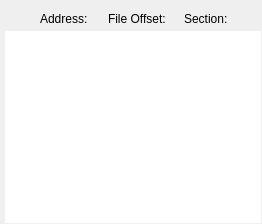
             <widget class="QWidget" name="disTab">
              <property name="styleSheet">
               <string notr="true">border: none;
</string>
              </property>
              <attribute name="icon">
               <iconset resource="resources.qrc">
                <normaloff>:/icons/ic_low_priority_black_24px.svg</normaloff>:/icons/ic_low_priority_black_24px.svg</iconset>
              </attribute>
              <attribute name="title">
               <string>Disassembly</string>
              </attribute>
              <layout class="QGridLayout" name="gridLayout">
               <property name="leftMargin">
                <number>5</number>
               </property>
               <property name="topMargin">
                <number>10</number>
               </property>
               <property name="rightMargin">
                <number>1</number>
               </property>
               <property name="bottomMargin">
                <number>1</number>
               </property>
               <property name="spacing">
                <number>1</number>
               </property>
               <item row="2" column="0">
                <layout class="QHBoxLayout" name="horizontalLayout_2">
                 <property name="spacing">
                  <number>5</number>
                 </property>
                 <property name="leftMargin">
                  <number>20</number>
                 </property>
                 <property name="topMargin">
                  <number>0</number>
                 </property>
                 <property name="rightMargin">
                  <number>20</number>
                 </property>
                 <property name="bottomMargin">
                  <number>2</number>
                 </property>
                 <item>
                  <widget class="QLabel" name="functionLabel">
                   <property name="maximumSize">
                    <size>
                     <width>600</width>
                     <height>16777215</height>
                    </size>
                   </property>
                   <property name="font">
                    <font>
                     <family>Monospace</family>
                     <pointsize>12</pointsize>
                     <weight>75</weight>
                     <bold>true</bold>
                    </font>
                   </property>
                   <property name="text">
                    <string/>
                   </property>
                   <property name="alignment">
                    <set>Qt::AlignLeading|Qt::AlignLeft|Qt::AlignVCenter</set>
                   </property>
                   <property name="textInteractionFlags">
                    <set>Qt::LinksAccessibleByMouse|Qt::TextSelectableByMouse</set>
                   </property>
                  </widget>
                 </item>
                 <item>
                  <widget class="QLabel" name="addressLabel">
                   <property name="sizePolicy">
                    <sizepolicy hsizetype="Fixed" vsizetype="Preferred">
                     <horstretch>0</horstretch>
                     <verstretch>0</verstretch>
                    </sizepolicy>
                   </property>
                   <property name="text">
                    <string>Address:</string>
                   </property>
                  </widget>
                 </item>
                 <item>
                  <widget class="QLabel" name="addressValueLabel">
                   <property name="maximumSize">
                    <size>
                     <width>16777215</width>
                     <height>16777215</height>
                    </size>
                   </property>
                   <property name="font">
                    <font>
                     <family>Monospace</family>
                     <pointsize>12</pointsize>
                     <weight>75</weight>
                     <bold>true</bold>
                    </font>
                   </property>
                   <property name="styleSheet">
                    <string notr="true"/>
                   </property>
                   <property name="text">
                    <string/>
                   </property>
                   <property name="textInteractionFlags">
                    <set>Qt::LinksAccessibleByMouse|Qt::TextSelectableByMouse</set>
                   </property>
                  </widget>
                 </item>
                 <item>
                  <widget class="QLabel" name="fileOffsetLabel">
                   <property name="sizePolicy">
                    <sizepolicy hsizetype="Fixed" vsizetype="Preferred">
                     <horstretch>0</horstretch>
                     <verstretch>0</verstretch>
                    </sizepolicy>
                   </property>
                   <property name="text">
                    <string>File Offset:</string>
                   </property>
                  </widget>
                 </item>
                 <item>
                  <widget class="QLabel" name="fileOffsetValueLabel">
                   <property name="maximumSize">
                    <size>
                     <width>100</width>
                     <height>16777215</height>
                    </size>
                   </property>
                   <property name="text">
                    <string/>
                   </property>
                   <property name="textInteractionFlags">
                    <set>Qt::LinksAccessibleByMouse|Qt::TextSelectableByMouse</set>
                   </property>
                  </widget>
                 </item>
                 <item>
                  <widget class="QLabel" name="sectionLabel">
                   <property name="sizePolicy">
                    <sizepolicy hsizetype="Fixed" vsizetype="Preferred">
                     <horstretch>0</horstretch>
                     <verstretch>0</verstretch>
                    </sizepolicy>
                   </property>
                   <property name="text">
                    <string>Section:</string>
                   </property>
                  </widget>
                 </item>
                 <item>
                  <widget class="QLabel" name="sectionValueLabel">
                   <property name="text">
                    <string/>
                   </property>
                   <property name="textInteractionFlags">
                    <set>Qt::LinksAccessibleByMouse|Qt::TextSelectableByMouse</set>
                   </property>
                  </widget>
                 </item>
                </layout>
               </item>
               <item row="4" column="0">
                <widget class="QPlainTextEdit" name="codeBrowser">
                 <property name="font">
                  <font>
                   <family>Monospace</family>
                   <pointsize>12</pointsize>
                   <weight>50</weight>
                   <italic>false</italic>
                   <bold>false</bold>
                  </font>
                 </property>
                 <property name="cursor" stdset="0">
                  <cursorShape>ArrowCursor</cursorShape>
                 </property>
                 <property name="acceptDrops">
                  <bool>false</bool>
                 </property>
                 <property name="styleSheet">
                  <string notr="true"/>
                 </property>
                 <property name="frameShadow">
                  <enum>QFrame::Plain</enum>
                 </property>
                 <property name="undoRedoEnabled">
                  <bool>false</bool>
                 </property>
                 <property name="lineWrapMode">
                  <enum>QPlainTextEdit::NoWrap</enum>
                 </property>
                 <property name="readOnly">
                  <bool>true</bool>
                 </property>
                 <property name="plainText">
                  <string/>
                 </property>
                 <property name="cursorWidth">
                  <number>1</number>
                 </property>
                 <property name="textInteractionFlags">
                  <set>Qt::TextSelectableByKeyboard|Qt::TextSelectableByMouse</set>
                 </property>
                </widget>
               </item>
              </layout>
             </widget>
